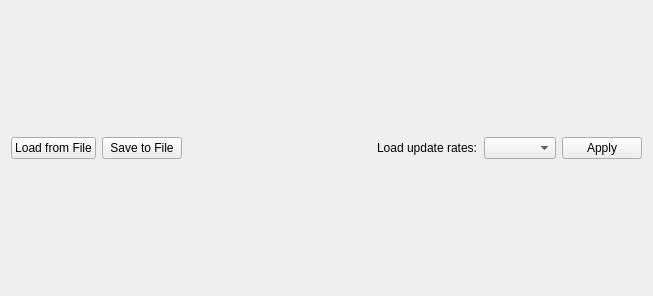
<?xml version="1.0" encoding="UTF-8"?>
<ui version="4.0">
 <class>TelemetryScheduler</class>
 <widget class="QWidget" name="TelemetryScheduler">
  <property name="geometry">
   <rect>
    <x>0</x>
    <y>0</y>
    <width>653</width>
    <height>296</height>
   </rect>
  </property>
  <property name="sizePolicy">
   <sizepolicy hsizetype="Expanding" vsizetype="Expanding">
    <horstretch>0</horstretch>
    <verstretch>0</verstretch>
   </sizepolicy>
  </property>
  <property name="windowTitle">
   <string>Form</string>
  </property>
  <layout class="QGridLayout" name="gridLayout">
   <item row="0" column="1">
    <widget class="QPushButton" name="bnSaveTelemetryToFile">
     <property name="text">
      <string>Save to File</string>
     </property>
    </widget>
   </item>
   <item row="0" column="3">
    <widget class="QLabel" name="label">
     <property name="text">
      <string>Load update rates:</string>
     </property>
    </widget>
   </item>
   <item row="0" column="4">
    <widget class="QComboBox" name="cmbScheduleList"/>
   </item>
   <item row="0" column="2">
    <spacer name="horizontalSpacer">
     <property name="orientation">
      <enum>Qt::Horizontal</enum>
     </property>
     <property name="sizeHint" stdset="0">
      <size>
       <width>40</width>
       <height>20</height>
      </size>
     </property>
    </spacer>
   </item>
   <item row="0" column="5">
    <widget class="QPushButton" name="bnApplySchedule">
     <property name="text">
      <string>Apply</string>
     </property>
    </widget>
   </item>
   <item row="0" column="0">
    <widget class="QPushButton" name="bnLoadTelemetryFromFile">
     <property name="text">
      <string>Load from File</string>
     </property>
    </widget>
   </item>
  </layout>
 </widget>
 <resources/>
 <connections/>
</ui>
